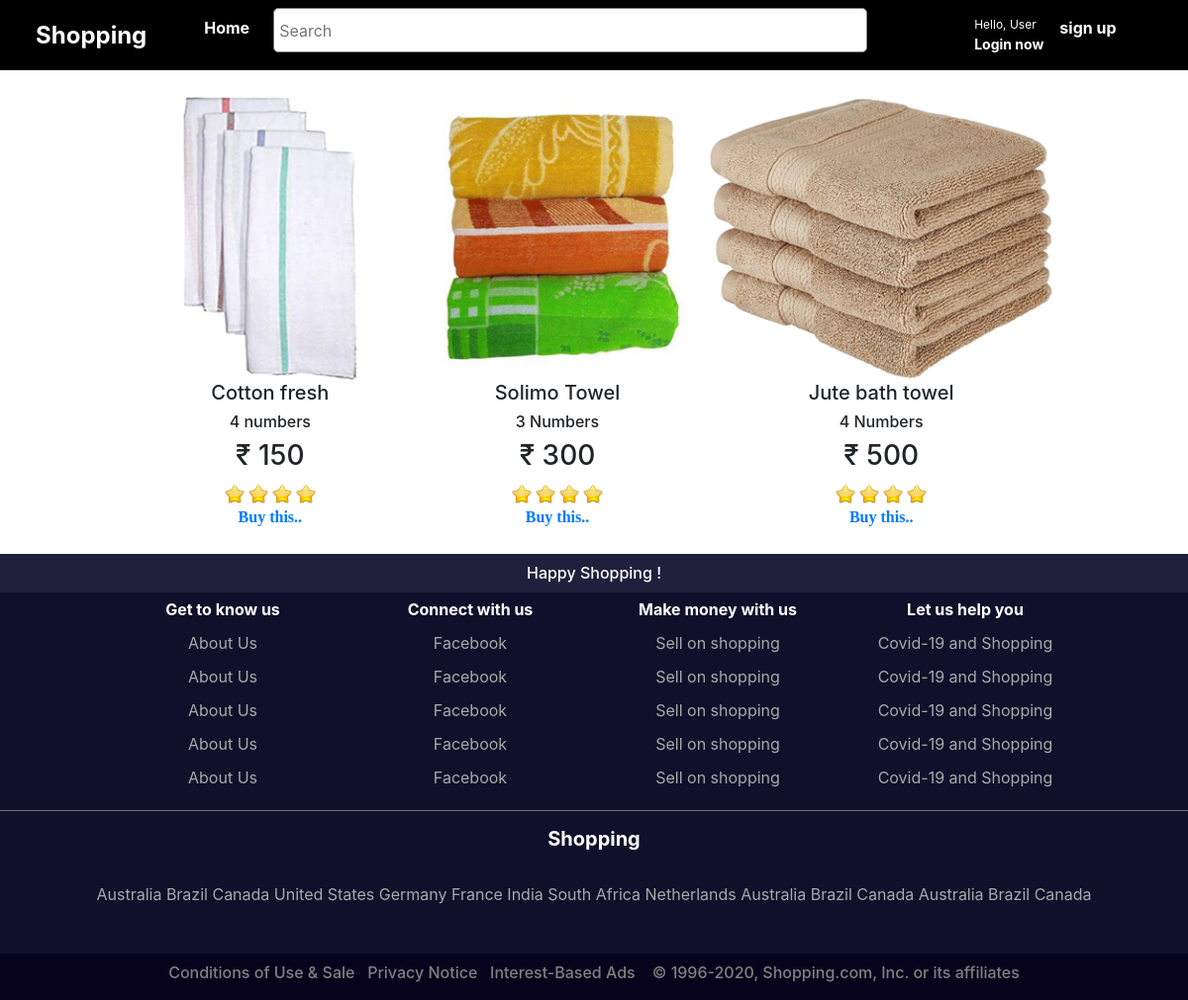
The app's page /towels with its own data.
### bookings/models.py (models this page shows, shortened)
class Product(models.Model):
    name = models.CharField(max_length=100,default='')
    poster = models.ImageField(upload_to = 'movie_posters',blank=True)
    description = models.CharField(max_length=1000,default='')
    rating = models.FloatField(default=4.5)
    basic_price = models.IntegerField(default=100)
    offer = models.BooleanField(default=False)
    offer_description = models.CharField(max_length=2000,default='',blank=True)
    language_CHOICES = [
    ('Suitcase', 'Suitcase'),
    ('Straws', 'Straws'),
    ('Plates', 'Plates'),
      ('Pen', 'Pen'),
    ('Towel', 'Towel'),
    ('Brush', 'Brush'),
    ]
    column_CHOICES = [
    ('1', '1'),
    ('2', '2'),
    ('3', '3'),
    ]
    Type = models.CharField(choices = language_CHOICES,max_length=100, default='')
    column_number = models.CharField(choices = column_CHOICES,max_length=100, default='')

### bookings/views.py (the view)
# urls.py: path('towels',views.towelHome.as_view(),name='towels'),
class towelHome(ListView):
    template_name = 'towel.html'
    model = models.Product
    context_object_name = 'movie'
    queryset = models.Product.objects.order_by('-id').reverse()

### templates/towel.html (shortened to what this page needs)
{% extends 'base.html' %}
{% load static %}
{% block body_block %}
<div class="container" style="padding:20px;">
<center>
<table>
  <thead>
    {% for i in movie %}
    {% if i.Type == "Towel" %}
    <th>
      <img src="{{i.poster.url}}" alt="" style="height: 18em;">
    <br>
    <h5>{{i.name}}</h5>
    <h6>{{i.description}}</h6>
    <h3>₹ {{i.basic_price}}</h3>
    <img class="card-img-top" src="{% static 'images/star.ico' %}" style="width:20px;" alt="Card image cap">
    <img class="card-img-top" src="{% static 'images/star.ico' %}" style="width:20px;" alt="Card image cap">
    <img class="card-img-top" src="{% static 'images/star.ico' %}" style="width:20px;" alt="Card image cap">
    <img class="card-img-top" src="{% static 'images/star.ico' %}" style="width:20px;" alt="Card image cap">
    <br>
    <a href="{% url 'bookings:product_details' pk=i.pk%}" style="font-family: calibri;">Buy this..</a>
    </th>
    {% endif %}
    {% endfor %}
  </thead>
</table>
</center>
</div>
{% endblock %}

### templates/base.html (style rules this page uses)
body { background-color:rgb(235, 229, 229); }
td,th { padding:5px; width:250px; text-align: center; }

### templates/towel.html (style rules this page uses)
body { background-color: white; }

### records on screen
Product: poster (picture), name "Cotton fresh", description "4 numbers", basic_price "150"
Product: poster (picture), name "Solimo Towel", description "3 Numbers", basic_price "300"
Product: poster (picture), name "Jute bath towel", description "4 Numbers", basic_price "500"
